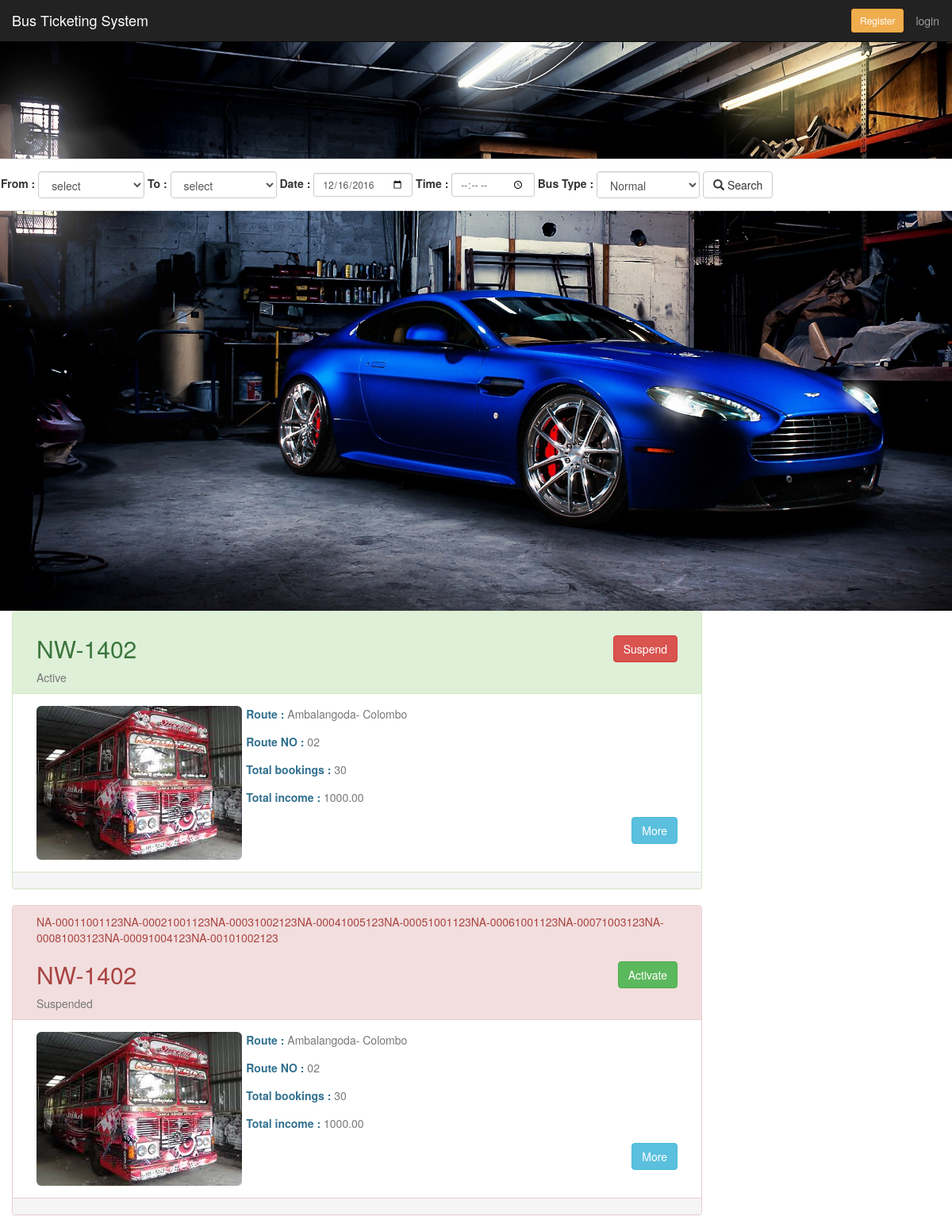
The page / on the database its author committed.
### tables this page shows
create table Bus(
	RegNumber varchar(10),
	BusOwnerID varchar(5),
	phoneNumber int(10),
	NoSeat int(3),
	Type varchar(15),
	wifi bit not null default 0,
	haveCurtains bit default 0,
	password varchar(300) not null,
	PRIMARY KEY(RegNumber),
	FOREIGN KEY(BusOwnerID) REFERENCES BusOwner(ID)
	on delete cascade
);

### index.php (the view, shortened to what this page needs)
<!DOCTYPE html>
<html lang="en">
<head>
    <link rel="stylesheet" href="css/bootstrap.min.css">
    <link rel="stylesheet" href="css/bootstrap.css">
   <link rel="stylesheet" href="https://maxcdn.bootstrapcdn.com/bootstrap/3.3.7/css/bootstrap.min.css">
<?php include('includes/queries.php'); ?>
</head>
<body>
<nav class="navbar navbar-inverse navbar-fixed-top   ">
    <div class="container-fluid">
        <div class = "nav navbar-header">
            <a href="index.php" class = "navbar-brand" >Bus Ticketing System </a>
        </div>
        <div class="collapse navbar-collapse" id = "menue1">
            <ul class = "nav navbar-nav navbar navbar-right  ">
                <li>
                    <button class = "btn btn-sm btn-warning navbar-btn "  href="#">Register</button>
                </li>
                <li ><a href="#"   >login</a></li>
            </ul>
        </div>
    </div>
</nav>
<div id = "top">
<div id="banner">
<img class="home banner" src="images/6.jpg" style="width: 100%">
<div class="col-sm-9 main2 " >
                <div class=""><div class="panel panel-success center">
                    <div class="panel-heading ">
                        <div class="container-fluid">
                            <p><h2 class="">NW-1402 <span class="text-muted"><button class="btn btn-danger pull-right">Suspend</button></span></h2></p>
                        </div>
                        <div class="container-fluid"><span class="text-muted">Active</span></div>
                    </div>
                    <div class="panel-body ">
                        <div class="container-fluid">
                            <div class="row">
                                <div class="col-xs-4">
                                    <img src="images\bus.jpg" class="img-resize img-rounded img-bus">
                                </div>
                                <div class="col-xs-8">
                                    <form action="template.html" class="form-horizontal" >
                                        <div class="form-group">
                                            <strong><span class="text-info">Route :</span></strong> <span class="text-muted">Ambalangoda- Colombo</span>
                                        </div>
                                        <div class="form-group">
                                            <strong><span class="text-info">Route NO :</span></strong> <span class="text-muted">02</span>
                                        </div>
                                        <div class="form-group">
                                            <strong><span class="text-info">Total bookings :</span></strong> <span class="text-muted">30</span>
                                        </div>
                                        <div class="form-group">
                                            <strong><span class="text-info">Total income :</span></strong> <span class="text-muted">1000.00</span>
                                        </div>
                                        <button type="submit" class="btn btn-info pull-right">More</button>
                                    </form>
                                </div>
                            </div>
                    </div>
                        </div>
                    <div class="panel-footer panel-success"></div>
                </div></div>
                <div class=""><div class="panel panel-danger center">
                    <div class="panel-heading ">
                        <div class="container-fluid">
                            <?php
                                test1($mysqli);
                                ?>
                            <p><h2 class="">NW-1402 <span class="text-muted"><button class="btn btn-success pull-right">Activate</button></span></h2></p>
                        </div>
                        <div class="container-fluid"><span class="text-muted">Suspended</span></div>
                    </div>
                    <div class="panel-body panel-danger">
                        <div class="container-fluid">
                            <div class="row">
                                <div class="col-xs-4">
                                    <img src="images\bus.jpg" class="img-resize img-rounded img-bus">
                                </div>
                                <div class="col-xs-8">
                                    <form action="template.html" class="form-horizontal" >
                                        <div class="form-group">
                                            <strong><span class="text-info">Route :</span></strong> <span class="text-muted">Ambalangoda- Colombo</span>
                                        </div>
                                        <div class="form-group">
                                            <strong><span class="text-info">Route NO :</span></strong> <span class="text-muted">02</span>
                                        </div>
                                        <div class="form-group">
                                            <strong><span class="text-info">Total bookings :</span></strong> <span class="text-muted">30</span>
                                        </div>
                                        <div class="form-group">
                                            <strong><span class="text-info">Total income :</span></strong> <span class="text-muted">1000.00</span>
                                        </div>
                                        <button type="submit" class="btn btn-info pull-right">More</button>
                                    </form>
                                </div>
                            </div>
                        </div>
                    </div>
                    <div class="panel-footer panel-danger"></div>
                </div></div>
            </div>
        </div>
    </div>
<div id="container">
    <div class="row">
        <div id="filter-panel">
            <div class="panel panel-default" >
                <div class="panel-body">
                    <form class="form-inline" role="form">
                        <div class="form-group">
                            <label class="filter-col" style="margin-right:0;" for="pref-perpage">From : </label>
                            <select id="from" class="form-control">
                                <option selected style="color: silver">select</option>
                            </select>
                        </div>
                        <div class="form-group">
                            <label class="filter-col" style="margin-right:0;" for="pref-perpage">To : </label>
                            <select id="to" class="form-control">
                                <option selected style="color: silver">select</option>
                            </select>
                        </div>
                        <div class="form-group">
                            <label class="filter-col" style="margin-right:0;" for="pref-search">Date :  </label>
                            <input id="date" type="date" value="<?php echo date("Y-m-d");?>" class="form-control input-sm" id="pref-perpage">
                        </div>
                        <div class="form-group">
                            <label class="filter-col" style="margin-right:0;" for="pref-search">Time : </label>
                            <input id="at" type="time" class="form-control input-sm" id="pref-perpage">
                        </div>
                        <div class="form-group">
                            <label class="filter-col" style="margin-right:0; margin-top:0" for="pref-orderby">Bus Type : </label>
                            <select id="type" class="form-control">
                                <option>Normal</option>
                            </select>
                        </div>
                        <div class="form-group">
                            <button class="btn btn-default filter-col" style="margin-top:0" onclick="search()">
                            <span>
                                <i class="glyphicon glyphicon-search"></i></span> Search
                            </button>
                        </div>
                    </form>
                </div>
            </div>
        </div>
    </div>
</div>
</body>
</html>

### includes/connect.php (shortened to what this page needs)
<?php
	function return_rows($db, $query) {
		$res = $db->query($query) or die($db->error.__LINE__);
		if($res->num_rows > 0) {
			return $res;
		}
	}
	function test1($mysql_con) {
		$query = 'SELECT * FROM bus';
            $result = return_rows($mysql_con, $query);
            while($row = $result->fetch_assoc()) {
                echo "<tr>";
                echo "<td>" . $row['RegNumber'] . "</td>";
                echo "<td>" . $row['BusOwnerID'] . "</td>";
                echo "<td>" . $row['password'] . "</td>";
                echo "</tr>";
            }
	}
?>

### index.php (style rules this page uses)
#banner { width:100%; position: absolute; z-index: -1; }
#container { display: block; position: absolute; top:200px; right: 0px padding:20px; width: 100%; }

### rows shown on the page
bus: RegNumber "NA-0001", BusOwnerID "1001", password "123"
bus: RegNumber "NA-0002", BusOwnerID "1001", password "123"
bus: RegNumber "NA-0003", BusOwnerID "1002", password "123"
bus: RegNumber "NA-0004", BusOwnerID "1005", password "123"
bus: RegNumber "NA-0005", BusOwnerID "1001", password "123"
bus: RegNumber "NA-0006", BusOwnerID "1001", password "123"
bus: RegNumber "NA-0007", BusOwnerID "1003", password "123"
bus: RegNumber "NA-0008", BusOwnerID "1003", password "123"
bus: RegNumber "NA-0009", BusOwnerID "1004", password "123"
bus: RegNumber "NA-0010", BusOwnerID "1002", password "123"
